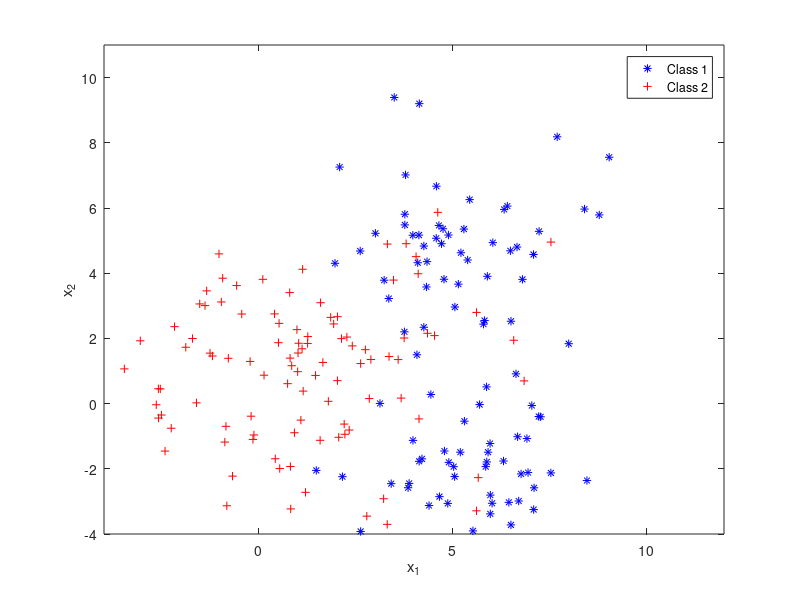

Reproduce this figure in MATLAB. (Note: this script raises an error after producing the figure.)
%% (1) Create Data
clear
clc
close all

% x: input data --> p by M (M: # of observations, p: # of features)
% Class 1
Mu1 = [5 5]; Sigma1 = [3  0.1; 0.1  3];
X1 = mvnrnd(Mu1, Sigma1, 50)';

Mu1 = [6 -2]; Sigma1 = [2  0; 0  2];
X1 = [X1 mvnrnd(Mu1, Sigma1, 50)'];

% Class 2
Mu2 = [1 1]; Sigma2 = [5  0.5; 0.5  5];
X2 = mvnrnd(Mu2, Sigma2, 100)';

x = [X1'; X2']';
t_org = [ones(size(X1,2),1); -1*ones(size(X2,2),1)]';

figure(1)
plot(X1(1,:), X1(2,:), 'b*', 'DisplayName','Class 1');
hold on
plot(X2(1,:), X2(2,:), 'r+', 'DisplayName','Class 2');
hold off
ylabel('x_2'), xlabel('x_1')
axis([-4 12 -4 11])
legend

clearvars -except x t_org

%% (2) Kernel Support Vectir Machine (KSVM), MATLAB
clc
% Define SVM Parameter
C = 2;

%%% Design SVM
SVM = fitcsvm(x', t_org', ...
    'boxconstraint', C, ...
    'KernelFunction', 'Gaussian', ... % Options are: gaussian, linear, polynomial
    'Crossval', 'off', ... % Options are: off, on
    'Solver', 'ISDA'); % Options are: ISDA, L1QP, SMO
    
%%% Test SVM
y = predict(SVM, x')';

% Creating proper output format for Confusion Matrix
t = [t_org; t_org];
t(1,t(1,:) == -1) = 0;
t(2,t(2,:) == 1) = 0; 
t(2,t(2,:) == -1) = 1;

y = [y; y];
y(1,y(1,:) == -1) = 0;
y(2,y(2,:) == 1) = 0; 
y(2,y(2,:) == -1) = 1;

% Plot
figure, plotconfusion(t, y, 'All Data');
title('Performance of MATLAB KSVM Implementation')

clearvars -except x t_org

%% (3) Kernel Support Vectir Machine (KSVM), Your Code
clc
% Define SVM Parameter
C = 10;

% STEP 0: Define Kernel Function
Kernel.Type = 'Gaussian';
Kernel.Parameter = 1;
K = KernelFunction_Incomplete(Kernel); % !!! Complete This Function !!!

%%% STEP 1: Calculate Matrix H = [h_ij]
% h_ij = y_i * y_j * Kernel(x_i, x_j)

NumObs = size(x,2);
H = zeros(NumObs, NumObs);
for i = 1:NumObs
    for j = i:NumObs
         H(i,j) = t_org(i) * t_org(j) * K(x(:,i), x(:,j));
         H(j,i) = H(i,j);
    end
end

% Define Vector of Minus Ones
 MinusOnes = -ones(NumObs,1); % !!! Complete This Function !!!

%%% STEP 2: Solve Quadratic Programming Problem
% Define Equality Constraints
Aeq = t_org;  beq = 0;  % !!! Complete This Function !!!
% Define Lower/Upper Bounds
lb = zeros(NumObs,1) ; ub = C * ones(NumObs,1); % !!! Complete This Function !!!

% Set Optimization Parameters
options = optimset('Algorithm', 'interior-point-convex', ...
    'Display', 'iter', 'MaxIter', 100);
% Solve Quadratic Programming
alpha = quadprog(H, MinusOnes, [], [], Aeq, beq, lb, ub, [], options)';

% Making Sure that Not Selected alphas are zero
alpha_AlmostZero = (abs(alpha) < max(abs(alpha))/1e5); % !!! Complete This Function !!!
alpha(alpha_AlmostZero) = 0;

%%% STEP 3: Find Support Vectors
 S = find( alpha > 0 & alpha < C) ; % !!! Complete This Function !!!

%%% STEP 4: Find Parameter Theta0
theta0 = 0;
for i = S
    sum_k = 0;
     for j = S
        sum_k = sum_k + alpha(j) * t_org(j) * K(x(:,j), x(:,i));
     end
     theta0 = theta0 + (t_org(i) - sum_k);
    % !!! Complete This Function !!!
end
theta0 = theta0/length(S);

t=t_org;
% Plot Nonlinear Decision Boundary
Curve = @(x1,x2)  MySumFunc([x1; x2], alpha(S), t(S), x(:,S), K) + theta0;
CurveA = @(x1,x2) MySumFunc([x1; x2], alpha(S), t(S), x(:,S), K) + theta0 + 1;
CurveB = @(x1,x2) MySumFunc([x1; x2], alpha(S), t(S), x(:,S), K) + theta0 - 1;

PlotRange = [min(x(1,:)) max(x(1,:)) min(x(2,:)) max(x(2,:))];
figure(1)
plot(x(1,t==1), x(2,t==1), 'b*', 'DisplayName','Class 1');
hold on
plot(x(1,t==-1), x(2,t==-1), 'r+', 'DisplayName','Class 2');
plot(x(1,S), x(2,S), 'ko', 'MarkerSize', 8,'DisplayName', 'Sup. Vect.');
fimplicit(Curve, PlotRange, 'Color', 'g', ...
    'LineWidth', 2, 'DisplayName', 'Dec. Boundary', 'MeshDensity', 50);
fimplicit(CurveA, PlotRange, 'Color', 'k', ...
    'LineWidth',1,'LineStyle',':', 'DisplayName', 'Sup. Vect.', 'MeshDensity', 50);
fimplicit(CurveB, PlotRange, 'Color', 'k', ...
    'LineWidth', 1, 'LineStyle', ':', 'DisplayName', 'Sup. Vect.', 'MeshDensity', 50);
hold off
ylabel('x_2'), xlabel('x_1')
axis([-4 12 -4 11])
legend('Location', 'northwest')

% Creating proper output format for Confusion Matrix
%t_org = t;
t = [t_org; t_org];
t(1,t(1,:) == -1) = 0;
t(2,t(2,:) == 1) = 0; 
t(2,t(2,:) == -1) = 1;

for i = 1:size(x,2)
    y(i) = sign(MySumFunc(x(:,i), alpha(S), t_org(S), x(:,S), K) + theta0);
end
y = [y; y];
y(1,y(1,:) == 1) = 1;
y(1,y(1,:) == -1) = 0;
y(2,y(2,:) == 1) = 0;
y(2,y(2,:) == -1) = 1; 

% Plot
figure, plotconfusion(t, y, 'All Data');
title('Performance of MATLAB KSVM Implementation')
t = t_org;

clearvars -except x t








